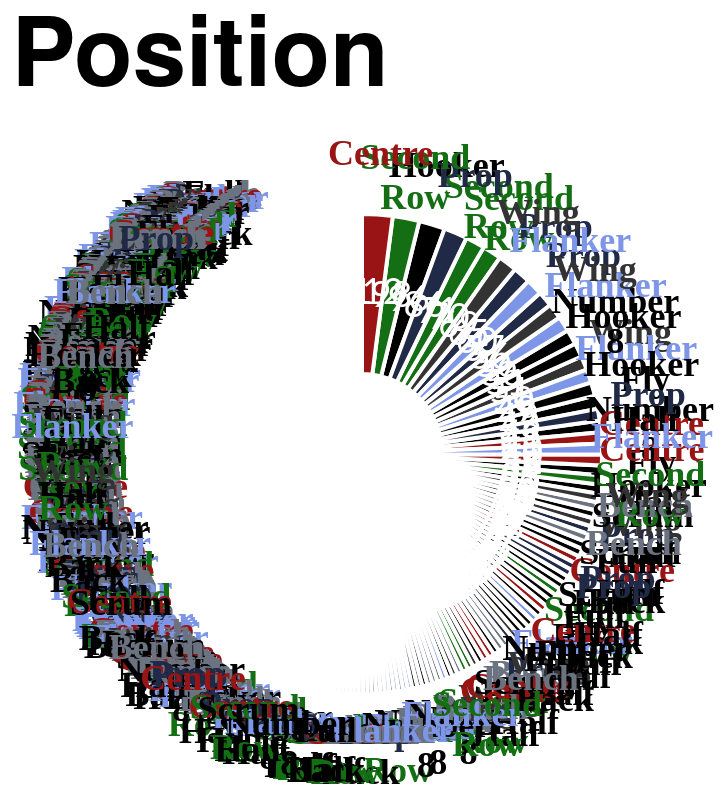

The Vega-Lite source for this figure:
### Vega-Lite specification from a JSON file in a GitHub repository (floating-point values rounded to 4 significant figures; data arrays with more than 128 entries replaced by an {"elided": "..."} marker saying what was removed)
{"config": {"axis": {"labelFont": "PT Sans Narrow, Helvetica Neue, Helvetica, Arial, sans-serif", "titleFont": "PT Sans Narrow, Helvetica Neue, Helvetica, Arial, sans-serif", "labelFontSize": 13, "titleFontSize": 24, "gridColor": "#202947", "gridOpacity": 0.2, "zindex": 1}, "text": {"font": "Lato, sans-serif"}, "bar": {"cornerRadiusEnd": 5}, "header": {"labelFont": "PT Sans Narrow, Helvetica Neue, Helvetica, Arial, sans-serif", "titleFont": "PT Sans Narrow, Helvetica Neue, Helvetica, Arial, sans-serif", "labelFontSize": 24, "titleFontSize": 28, "labelFontWeight": "bold", "orient": "left"}, "legend": {"labelFont": "PT Sans Narrow, Helvetica Neue, Helvetica, Arial, sans-serif", "titleFont": "PT Sans Narrow, Helvetica Neue, Helvetica, Arial, sans-serif", "labelFontSize": 14, "titleFontSize": 16, "titlePadding": 5, "fillColor": "white", "strokeColor": "black", "padding": 10, "titleFontWeight": "lighter", "titleFontStyle": "italic", "titleColor": "gray", "offset": 10}, "title": {"font": "PT Sans Narrow, Helvetica Neue, Helvetica, Arial, sans-serif", "fontSize": 48, "fontWeight": "bold", "anchor": "start", "align": "center", "titlePadding": 20, "subtitlePadding": 10, "subtitleFontSize": 13, "subtitleColor": "", "subtitleFontStyle": "italic", "offset": 15, "color": "black"}, "axisX": {"labelAngle": 0}, "facet": {"title": null, "header": null, "align": {"row": "each", "column": "each"}, "spacing": 10}, "resolve": {"scale": {"y": "independent", "facet": "independent"}}, "background": "transparent", "scale": {"offsetBandPaddingOuter": 0.2, "offsetBandPaddingInner": 0.1}, "view": {"stroke": null, "background": "transparent"}}, "layer": [{"mark": {"type": "arc", "innerRadius": 40, "outerRadius": 120, "stroke": "#ffffff", "strokeWidth": 2}, "encoding": {"color": {"field": "position", "legend": null, "scale": {"domain": ["Prop", "Flanker", "Second Row", "Centre", "Wing", "Fly Half", "Hooker", "Scrum Half", "Full Back", "Number 8", "Bench"], "range": ["#202946", "#7d96e8", "#146f14", "#991515", "#333333", "#000000", "#000000", "#000000", "#000000", "#000000", "#6b7280"]}, "sort": {"field": "sort_order", "op": "min", "order": "ascending"}, "type": "nominal"}, "order": {"field": "appearances", "sort": "ascending", "type": "quantitative"}, "theta": {"field": "appearances", "sort": "descending", "stack": true, "title": "Appearances", "type": "quantitative"}, "tooltip": [{"field": "player", "title": "Player", "type": "nominal"}, {"field": "position", "title": "Position", "type": "nominal"}, {"field": "appearances", "title": "Appearances", "type": "quantitative"}]}}, {"mark": {"type": "text", "dy": -5, "font": "PT Sans Narrow", "fontSize": 18, "fontWeight": "bold", "radius": 145}, "encoding": {"color": {"field": "position", "legend": null, "scale": {"domain": ["Prop", "Flanker", "Second Row", "Centre", "Wing", "Fly Half", "Hooker", "Scrum Half", "Full Back", "Number 8", "Bench"], "range": ["#202946", "#7d96e8", "#146f14", "#991515", "#333333", "#000000", "#000000", "#000000", "#000000", "#000000", "#6b7280"]}, "type": "nominal"}, "opacity": {"condition": {"test": "datum.appearances > 2", "value": 1}, "value": 0}, "order": {"field": "appearances", "sort": "ascending", "type": "quantitative"}, "text": {"field": "position_label", "type": "nominal"}, "theta": {"field": "appearances", "sort": "descending", "stack": true, "title": "Appearances", "type": "quantitative"}}, "transform": [{"calculate": "split(datum.position, ' ')", "as": "position_label"}]}, {"mark": {"type": "text", "color": "white", "fontSize": 18, "radius": 80}, "encoding": {"order": {"field": "appearances", "sort": "ascending", "type": "quantitative"}, "text": {"field": "appearances", "type": "nominal"}, "theta": {"field": "appearances", "sort": "descending", "stack": true, "title": "Appearances", "type": "quantitative"}}}], "data": {"name": "data-cfdae4becbd5040d0887944ac81830f1"}, "height": 300, "resolve": {"scale": {"color": "shared"}}, "title": "Position", "width": 300, "$schema": "https://vega.github.io/schema/vega-lite/v5.20.1.json", "datasets": {"data-cfdae4becbd5040d0887944ac81830f1": {"elided": "779 records"}}}
